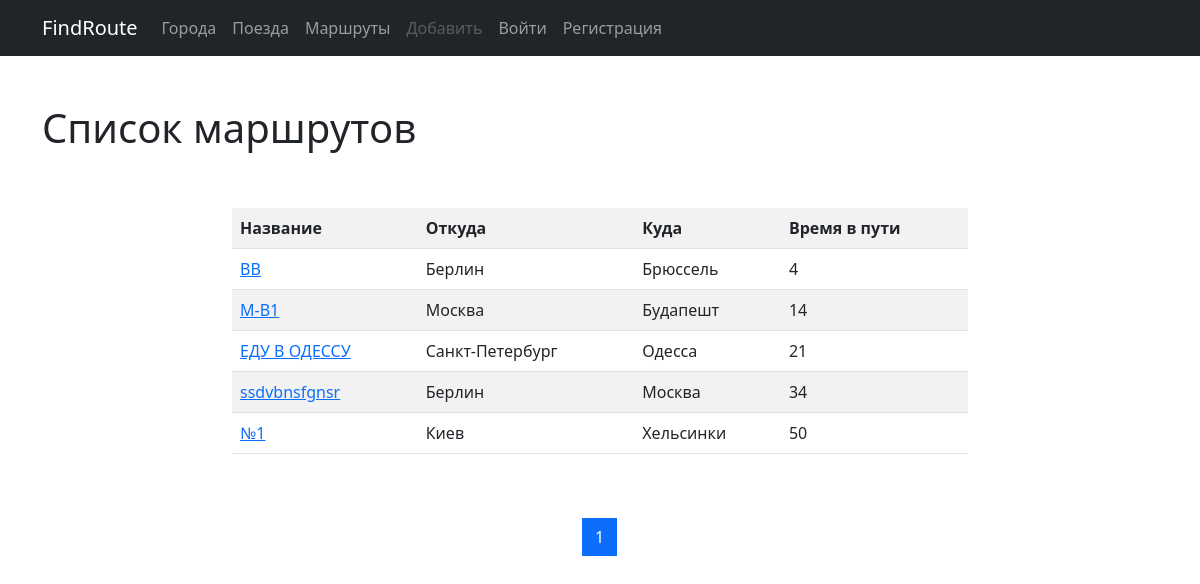
The page /list/ on the database as committed earlier.
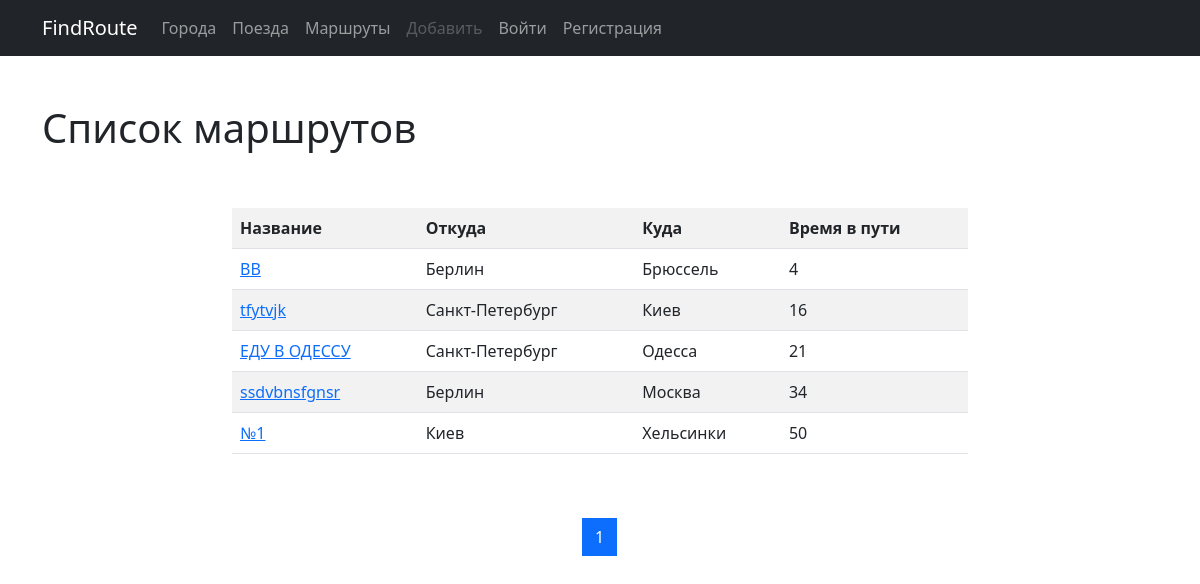
The same page on the database as committed later.
### routes/models.py (models this page shows, shortened)
class Route(models.Model):
    name = models.CharField(max_length=50, unique=True,
                            verbose_name='Название маршрута')
    travel_times = models.PositiveSmallIntegerField(verbose_name='Общее время в пути')
    from_city = models.ForeignKey(City, on_delete=models.CASCADE,
                                  related_name='route_from_city_set',
                                  verbose_name='Город отправления')
    to_city = models.ForeignKey('cities.City', on_delete=models.CASCADE,
                                related_name='route_to_city_set',
                                verbose_name='Город прибытия')
    trains = models.ManyToManyField('trains.Train', verbose_name='Список поездов')
    class Meta:
        verbose_name = 'Маршрут'
        verbose_name_plural = 'Маршруты'
        ordering = ['travel_times']

### cities/models.py (models this page shows, shortened)
class City(models.Model):
    name = models.CharField(max_length=100, unique=True, verbose_name='Название города')
    def __str__(self):
        return self.name
    class Meta:
        verbose_name = 'Город'
        verbose_name_plural = 'Города'
        ordering = ['name']

### routes/views.py (the view)
# urls.py: path('list/', RouteListView.as_view(), name='list'),
class RouteListView(ListView):
    paginate_by = 5
    model = Route
    template_name = 'routes/list.html'

### routes/templates/routes/list.html (shortened to what this page needs)
{% extends 'base.html' %}
{% block content %}
    <h1>Список маршрутов</h1>
    <div class="row">
        <div class="col-md-8 mx-auto my-5">
            <table class="table table-striped">
                <tr>
                    <th>Название</th>
                    <th>Откуда</th>
                    <th>Куда</th>
                    <th>Время в пути</th>
                </tr>
                {% for object in page_obj %}
                    <tr>
                        <td><a href="{% url 'detail' pk=object.pk %}">{{ object.name }}</a></td>
                        <td>{{ object.from_city }}</td>
                        <td>{{ object.to_city }}</td>
                        <td>{{ object.travel_times }}</td>
                    </tr>
                {% endfor %}
            </table>
        </div>
    </div>
    <nav aria-label="Page navigation example">
        <ul class="pagination justify-content-center">
            {% for page in page_obj.paginator.page_range %}
                <li class="page-item {% if page == page_obj.number %} active {% endif %}">
                    <a class="page-link" href="?page={{ page }}">{{ page }}
                    </a>
                </li>
            {% endfor %}
        </ul>
    </nav>
{% endblock %}

### templates/base.html (shortened to what this page needs)
{% url 'cities:home' as cities_home_url %}
{% url 'cities:create' as cities_create_url %}
{% url 'trains:home' as trains_home_url %}
{% url 'trains:create' as trains_create_url %}
{% url 'list' as route_list %}
<!doctype html>
<html lang="en">
<head>
    <link href="https://cdn.jsdelivr.net/npm/bootstrap@5.1.3/dist/css/bootstrap.min.css" rel="stylesheet"
>
    <link href="https://cdn.jsdelivr.net/npm/select2@4.1.0-rc.0/dist/css/select2.min.css" rel="stylesheet"/>
</head>
<body>
<nav class="navbar navbar-expand-lg navbar-light bg-light navbar navbar-dark bg-dark">
    <div class="container">
        <a class="navbar-brand" href="/">FindRoute</a>
        <div class="collapse navbar-collapse" id="navbarSupportedContent">
            <ul class="navbar-nav me-auto mb-2 mb-lg-0 ml-auto">
                <li class="nav-item ">
                    <a class="nav-link {% if request.path == cities_home_url %}active {% endif %}" aria-current="page"
                       href="{% url 'cities:home' %}">Города</a>
                </li>
                <li class="nav-item ">
                    <a class="nav-link {% if request.path == trains_home_url %}active {% endif %}"
                       href="{% url 'trains:home' %}">Поезда</a>
                </li>
                <li class="nav-item ">
                    <a class="nav-link" href="{% url 'list' %}">Маршруты</a>
                </li>
                {% if user.is_authenticated %}
                    <li class="nav-item dropdown">
                        <a class="nav-link dropdown-toggle {% if request.path == cities_create_url or request.path == trains_create_url %} active {% endif %}"
                           href="#" id="navbarDropdown" role="button"
                           data-bs-toggle="dropdown" aria-expanded="false">
                            Добавить
                        </a>
                        <ul class="dropdown-menu" aria-labelledby="navbarDropdown">
                            <li>
                                <a class="dropdown-item" href="{% url 'cities:create' %}">Новый город</a></li>
                            <li>
                                <a class="dropdown-item" href="{% url 'trains:create' %}">Новый поезд</a>
                            </li>
                            <li>
                                <hr class="dropdown-divider">
                            </li>
                            <li>
                                <a class="dropdown-item" href="#">Something else here</a>
                            </li>
                        </ul>
                    </li>
                {% else %}
                    <li class="nav-item ">
                        <a class="nav-link disabled" href="">Добавить</a>
                    </li>
                {% endif %}
                {% if user.is_authenticated %}
                    <li class="nav-item ">
                        <a class="nav-link" href="{% url 'accounts:logout' %}">Выйти</a>
                    </li>
                {% else %}
                    <li class="nav-item ">
                        <a class="nav-link" href="{% url 'accounts:login' %}">Войти</a>
                    </li>
                    <li class="nav-item ">
                        <a class="nav-link" href="{% url 'accounts:register' %}">Регистрация</a>
                    </li>
                {% endif %}
            </ul>
        </div>
    </div>
</nav>
<div class="container">
    <div class="row">
    </div>
</div>
<div class="container">
    {% block content %}
    {% endblock %}
</div>
</body>
</html>

Rows that differ between the two databases and show on the page:
removed Route: name "M-B1", from_city "Москва", to_city "Будапешт", travel_times "14"
added Route: name "tfytvjk", from_city "Санкт-Петербург", to_city "Киев", travel_times "16"
